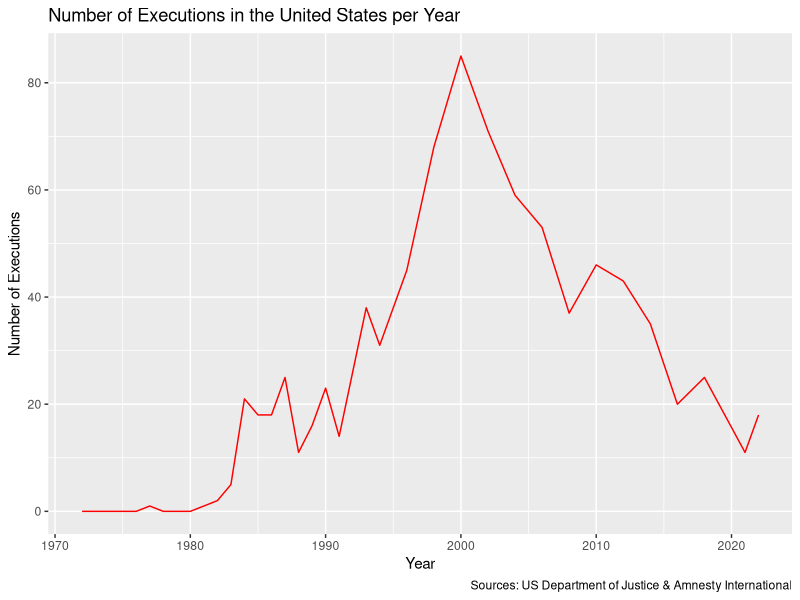
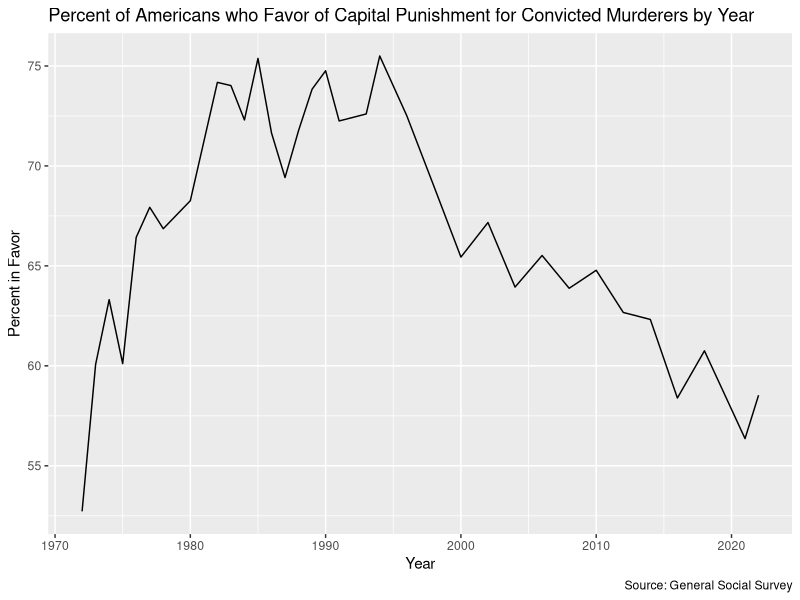
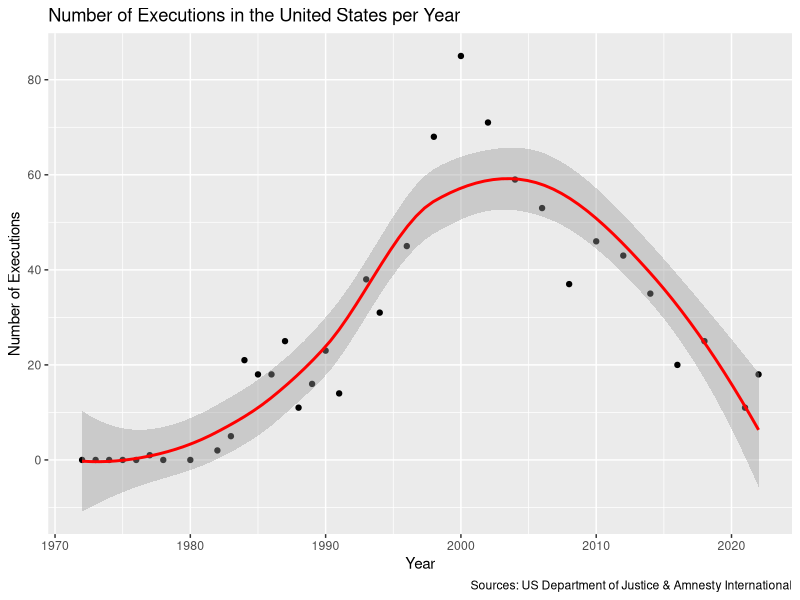
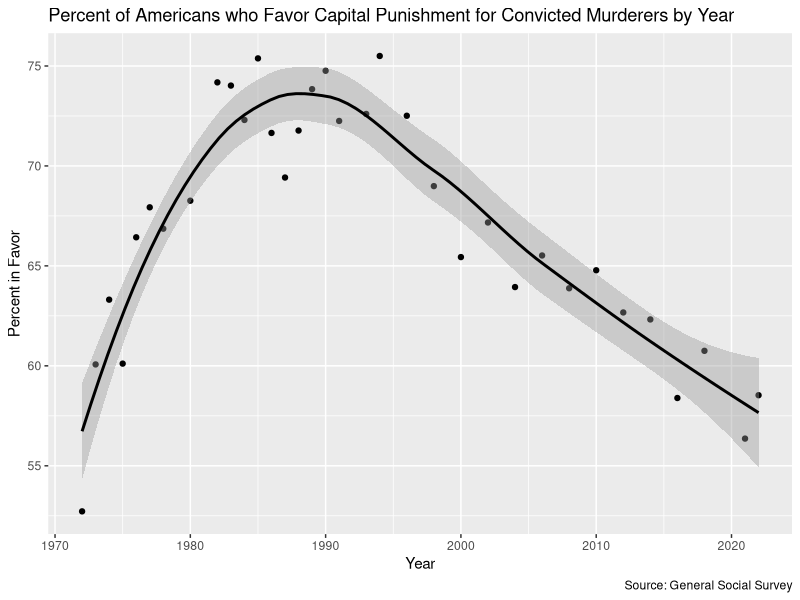

Recreate these plots in R, in order.
## ---- chunk 1
library(tidyverse)
library(dplyr)
cappun <- read_csv("cappun.csv")

cappun_plot_1 <- ggplot(data = cappun, mapping = aes(x = Year, y = Number_Executions)) + geom_line(color = "red") +
  labs(x = "Year", y = "Number of Executions", title = "Number of Executions in the United States per Year", caption = "Sources: US Department of Justice & Amnesty International")

cappun_plot_2 <- ggplot(data = cappun, mapping = aes(x = Year, y = Percent_Support)) + geom_line() +
  labs(x = "Year", y = "Percent in Favor", title = "Percent of Americans who Favor of Capital Punishment for Convicted Murderers by Year", caption = "Source: General Social Survey")

cappun_plot_3 <- ggplot(data = cappun,
mapping = aes(x = Year, y = Number_Executions)) +
geom_point() +
geom_smooth(color = "red") +
  labs(x = "Year", y = "Number of Executions", title = "Number of Executions in the United States per Year", caption = "Sources: US Department of Justice & Amnesty International")

cappun_plot_4 <- ggplot(data = cappun,
mapping = aes(x = Year, y = Percent_Support)) +
geom_point() +
geom_smooth(color = "black") +
    labs(x = "Year", y = "Percent in Favor", title = "Percent of Americans who Favor Capital Punishment for Convicted Murderers by Year", caption = "Source: General Social Survey")
  

cappun_plot_1
cappun_plot_2
cappun_plot_3
cappun_plot_4
